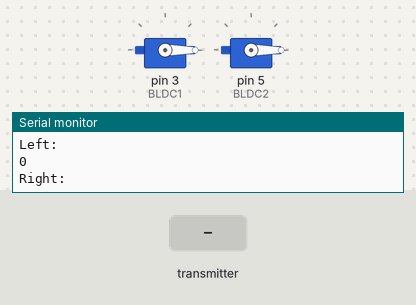
A sketch run on a simulated Arduino Uno, built with avr-gcc and run on an emulated ATmega328P. Shown: 2 × servo, the last lines printed to the serial monitor. Inputs (shaded band) come from the test bench. No radio packets arrive unless stated.

Above: at 1.2 s.
1.3 s: the transmitter starts sending lthrottle = 128
At 2.0 s:
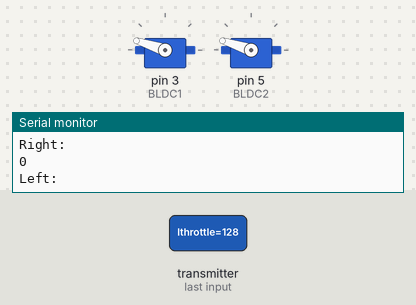
2.8 s: the transmitter starts sending lthrottle = 64
At 3.4 s:
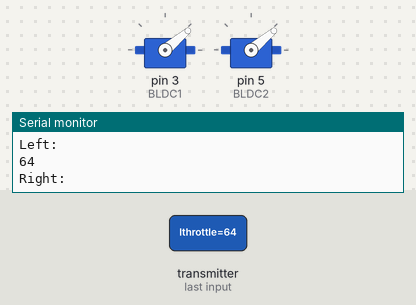
4.3 s: the transmitter starts sending lthrottle = 255
At 5.5 s:
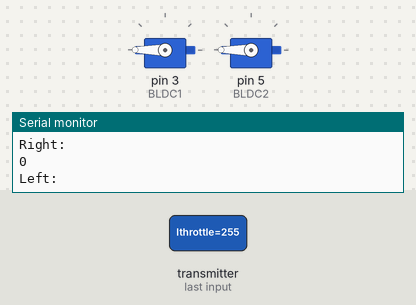
5.8 s: the transmitter starts sending lthrottle = 0
At 7.0 s:
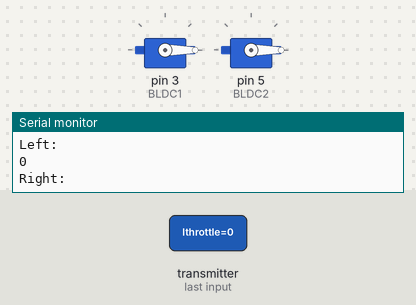
Timing chart, 0 to 8.8 s (numbered marks = the images above; inputs shaded):
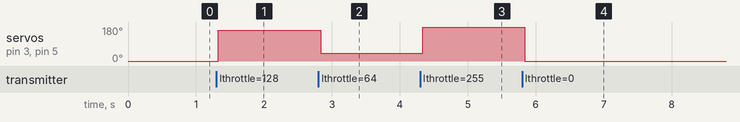

Measured:
- after the input at 1.3 s, servo on pin 3 (BLDC1), servo on pin 5 (BLDC2): 0° → 162° at once
- after the input at 2.8 s, servo on pin 3 (BLDC1), servo on pin 5 (BLDC2): 162° → 40° at once
- after the input at 4.3 s, servo on pin 3 (BLDC1), servo on pin 5 (BLDC2): 40° → 180° at once
- after the input at 5.8 s, servo on pin 3 (BLDC1), servo on pin 5 (BLDC2): 180° → 0° at once

The sketch:

bldc-with-receiver.ino
```cpp
#include <SPI.h>
#include <nRF24L01.h>
#include <RF24.h>
#include <Servo.h>

Servo BLDC1;
Servo BLDC2;
RF24 radio(7,8);
struct Signal{
  byte lthrottle;
  byte rthrottle;
};
int left;
int right;
int input1;
int input2;

Signal data;
void ResetData()
{
  data.lthrottle = 43;
  data.rthrottle = 45;

}

const uint64_t pipeIn = 0xE9E8F0F0E1LL;

void setup() {
  Serial.begin(9600);
//  ResetData();
  radio.begin();
  radio.openReadingPipe(1,pipeIn);
  radio.startListening();
  BLDC1.attach(3,1000,2000);
  BLDC2.attach(5,1000,2000);
}


void recvData()
{
  while (radio.available()) {
    radio.read(&data,sizeof(Signal));
  }
}


void loop() {
  recvData();
  left = data.lthrottle;
  right = data.rthrottle;
  Serial.println("Left: ");
  Serial.println(left);
  Serial.println("Right: ");
  Serial.println(right);
  input1 = map(left,43,90,0,90);
  input2 = map(right,45,90,0,90);

  BLDC1.write(input1);
  BLDC2.write(input1);
}
```
